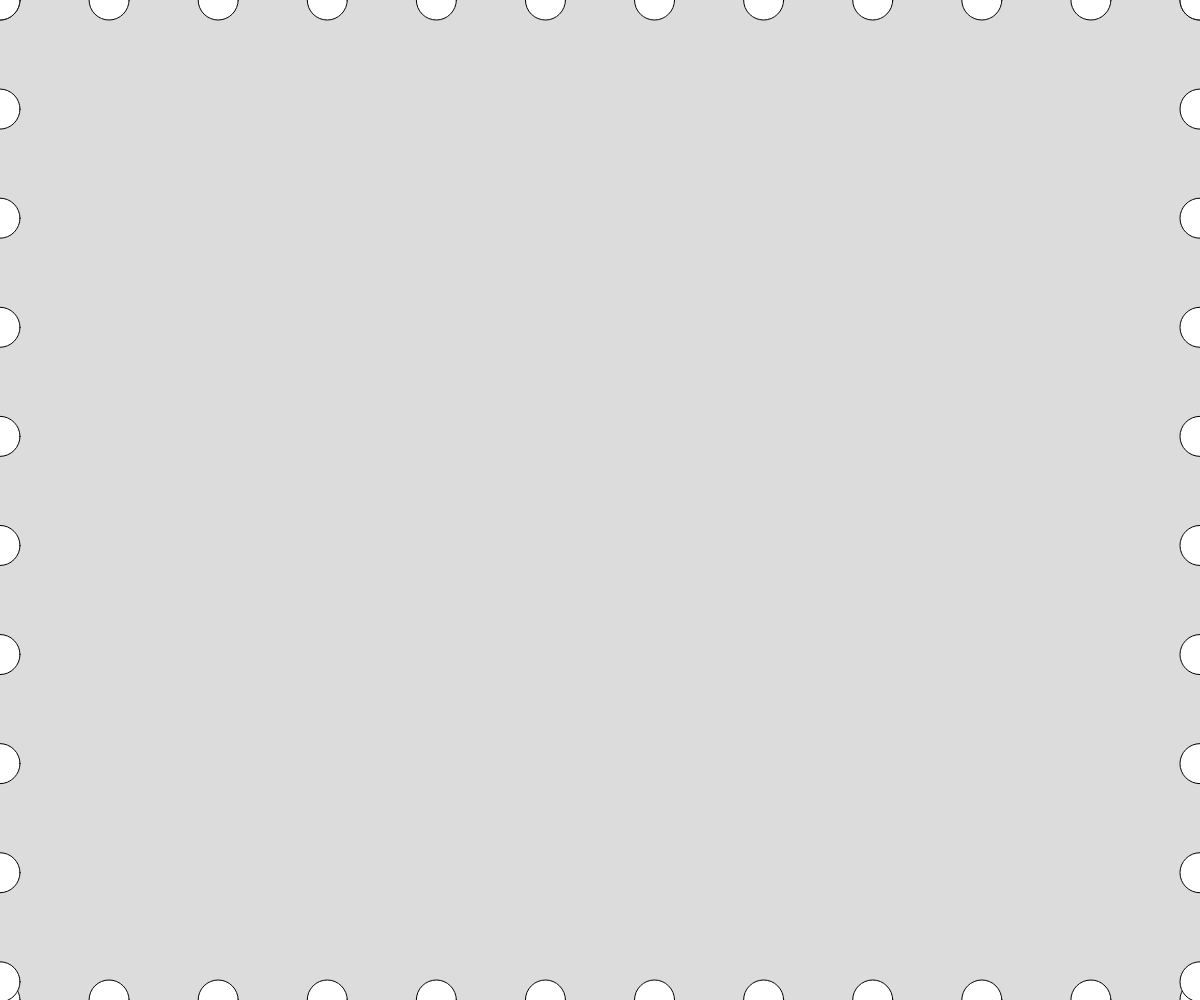
Frame 1 (no input)
Frame 60 (no input): identical to frame 1, image omitted
Frame 120 (the mouse pressed at the canvas centre since frame 60): identical to frame 1, image omitted

The p5.js sketch that drew this single still picture (run headless with seeded random() and noise() and a simulated clock; from frame 60 on, the mouse is pressed at the canvas centre):

// p5.js sketch
// ── sketch.js
// Drawing with Single Loops
// Dara Bejide
// Sept 25th, 2026
// 
//houseX = width-(width/5)

async function setup() {
  createCanvas(windowWidth, windowHeight);
}

function worm(y,size){
  //use this fnction to draw a line of circles
  // y -> (number) height at which to draw line
  // size -> (number) diametre of each circle
  for(let x = size/2; x < width; x+= size){
    circle(x,y,size);
  }
}

function gradientBackground(){
  //create a gradient to use as background
  noStroke();
  let h = 1; //rectangle height

  //could use FOR or WHILE loop here...
  let y = 0;
  while (y < height){
    let mappedY = map(y, 0, height, 0, 255);

    fill(mappedY,mouseX/5,100);
    rect(0, y, width, h);
    y += h;
  }
}

function challenge(){
  //top
  let diametre = width/11;
  let start = 0;
  for(let x = 0; x < 12; x ++){
    circle(start,0,40);
    start += diametre;
  }
  //bottom
  start = 0;
  for(let x = 0; x < 12; x ++){
    circle(start,height,40);
    start += diametre;
  }
  //left
  start = 0;
  for(let x = 0; x < 12; x ++){
    circle(0,start,40);
    start += diametre;
  }
  //right
  start = 0;
  for(let x = 0; x < 12; x ++){
    circle(width,start,40);
    start += diametre;
  }
  //
  line()

}

function draw() {
  background(220);
  challenge();
//   gradientBackground();
//   worm(height/2,70);
  
// 
}
